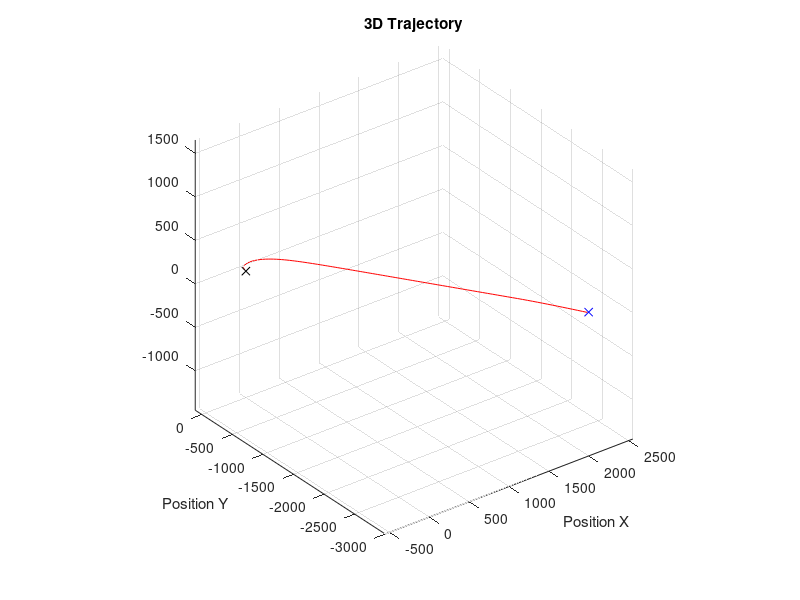
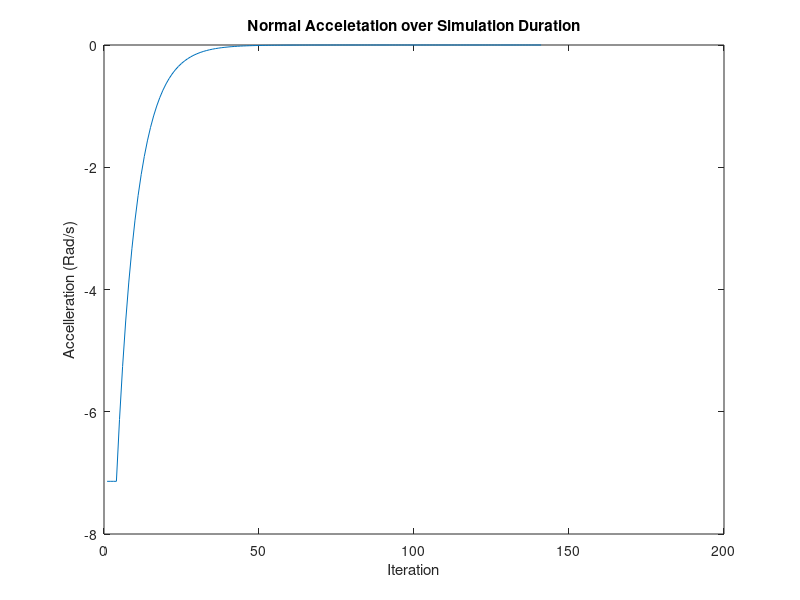
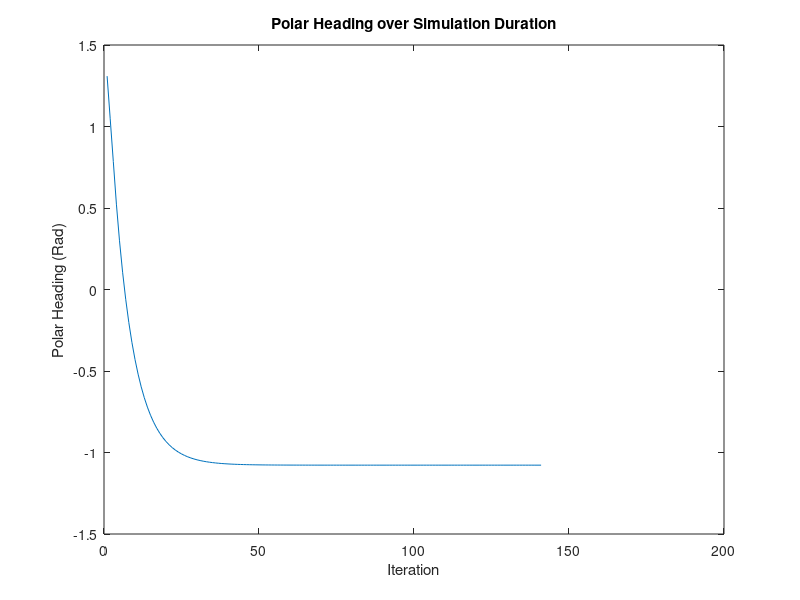
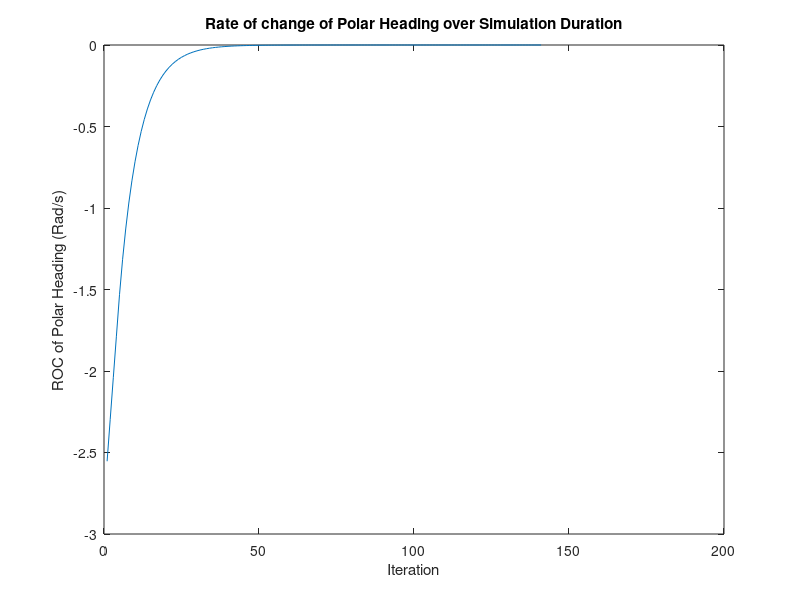

MATLAB code for these plots, in order:
% pfms3d.m
%
% DESCRIPTION:
% This script generates a simple 3D trajectory prediction model for a UAS
% in the xyz plane for the required time to reach the specified waypoint.
% The model considers the maximum turning rate and decent/climb rate of the
% UAS and utilises P control for guidance.
%
% PFMS Project, 2009
% Nicholas Rutherford

% NOTES:
% None.

% Perform Maintenance
clear all
close all
clc

%% Script Settings
% Control Settings
prediction_horizon = 10000; % Prediction Horizon
sampling_interval = 1;      % Sampling time
K = 4;                      % Proportional control gain for heading control
J = 0.05;                   % Proportional control gain for altitude control                   
prox = 25;                  % Assign simulation prox required to complete navigation
tolerance = 1E-5;           % Control Tolerance

% UAS Settings
init_loc_UAS = [0, 0 0];                                        % Initial UAS location
init_head_UAS = pi/2;                                           % Initial UAS heading (radians)
vel_UAS = 0.514444444*53;                                       % Velocity in xy plane (m/s) (Flamingo)
a_n_max = (0.514444444*53)^2/((0.514444444*53)/deg2rad(15));    % Maximum normal accelleration of the UAS (Flamingo)
v_z_max = 300*0.3048/60;                                        % Maximum climb rate (m/s) (Flamingo) (1.5240)

% Waypoint Data
waypoint = [ 2000, -3000, 200 ];  % Initial target location

% Write out intial states to console
init_cart_r = waypoint - init_loc_UAS;                                   % Initial cart range
[init_LOS, init_pol_range] = cart2pol(init_cart_r(1), init_cart_r(2));   % Initial LOS & polar range

% Calculate intial loop values required for prediction
Ts = 0:sampling_interval:prediction_horizon;    % Sampling Vector
loc_UAS = init_loc_UAS;                         % Set the loc of UAS
alpha = init_head_UAS;                          % Set heading angle
LOS_temp = init_LOS;                            % Set LOS value
temp_pol_range = init_pol_range;                % Set polar range

% DEBUG Settings
DEBUG = 0;                  % Assign debugging mode (1), Disable (0)
test_break_count = 10000;   % Assign loop break count withing DEBUG mode

% Generate variable storage vectors for plotting
loc_UAS_v = [];
a_n_v = [];
alpha_v = [];
alpha_dot_v = [];
LOS_v = [];
vel_c_v = [];
v_z_v = [];

% Simulation control variables
count = 0;                  % Assign loop counter
at_waypoint = 0;            % Assign control loop boolean value

%% Script
% Begin prediction loop
while (~at_waypoint)   
    %% CONTROL XY    
    % Calculate the range in cartesian coordinates
    cart_r = waypoint - loc_UAS;
                  
    % Calculate LOS and Range in polar coordinates
    [ LOS, pol_range ] = cart2pol(cart_r(1), cart_r(2));
    
    % Find closing velocity
    vel_c = (temp_pol_range-pol_range)/sampling_interval;
    
    % Correct loss for quadrant
    if LOS < -pi/2
        LOS = LOS + 2*pi;
    end
     
    % Calculate rate of change of LOS                      
    alpha_dot = LOS - alpha/sampling_interval;
    
    % Apply control gain    
    a_n = K*alpha_dot;     
    
    % Correct for a_n conditions
    if abs(a_n) < tolerance
        a_n = 0;        
    elseif a_n > a_n_max
        a_n = a_n_max; 
    elseif a_n < -a_n_max
        a_n = -a_n_max;
    end
    
    % If a_n is not 0, fly about a radius due to a_n
    if a_n ~= 0        
        % Find the radius the UAS is to fly about
        r = vel_UAS^2/a_n;

        % Find change in heading of UAS (angle at centre of circle)
        d_theta = (vel_UAS/sampling_interval)/r;

        % Use cosine rule to determine length of change of position
        d_length = sqrt(r^2 + r^2 - 2*r*r*cos(d_theta));

        % New position is d_theta/2 from old position/velocity
        d_position =  [(d_length*cos(alpha+(d_theta/2))) (d_length*sin(alpha+(d_theta/2))) 0];         

        % Assign new heading and UAS location
        alpha = alpha + d_theta;            % Update heading angle of UAS     
        loc_UAS = loc_UAS + d_position;     % Find next UAS location       
    else
        % Otherwise fly along heading         
        d_position = [vel_UAS*cos(alpha)*sampling_interval vel_UAS*sin(alpha)*sampling_interval 0];        
        loc_UAS = loc_UAS + d_position;
    end      
    
    %% CONTROL Z
    % Calculate the altitude difference
    delta_alt = cart_r(3);
    
    % Calculate the amount of velocity to dedicate to Z
    v_z = delta_alt*J;
    
    % Ensure the velocity component is not maxiumum ROC        
    if v_z > v_z_max
        v_z = v_z_max; 
    elseif v_z < -v_z_max
        v_z = -v_z_max;
    end
    
    % Calculate the altitude gain
    loc_UAS(3) = loc_UAS(3) + v_z*sampling_interval;
    
    %% MAINTENANCE
    
    % Aircraft Dynamic Vectors for plotting
    loc_UAS_v = [loc_UAS_v; loc_UAS];       % Create UAS Loction vector
    alpha_dot_v = [alpha_dot_v, alpha_dot]; % Create alpha_dot vector
    a_n_v = [a_n_v, a_n];                   % Create normal accelleration vector
    alpha_v = [alpha_v, alpha];             % Create alpha_dot vector
    LOS_v = [ LOS_v, LOS ];                 % Create LOS vector
    vel_c_v = [vel_c_v, vel_c];             % Create closing velocity vector
    v_z_v = [ v_z_v, v_z ];                 % Create climb velocity vector
    
    % Break from loop if at waypoint
    loc2_UAS = [ loc_UAS(1) loc_UAS(2)];
    waypoint2 = [ waypoint(1) waypoint(2)];
    %prox_UAS = norm(loc2_UAS - waypoint2);    
    prox_UAS = norm(loc_UAS - waypoint); 
    if prox_UAS < prox
        display('Aircraft Reached Waypoint');
        break;                
    end
    
    % Save the required updated variables
    LOS_temp = LOS;             % Store previous LOS of UAS 
    temp_pol_range = pol_range; % Store previous polar range
    count = count+1;            % Increment count    
    
    if DEBUG        
        % Display debug values       
        disp('DEBUG_vals = [count, cart_r, LOS, pol_range, vel_c, alpha_dot, a_n, alpha, loc_UAS]'),
        DEBUG_vals = [count, cart_r, LOS, pol_range, vel_c, alpha_dot, a_n, alpha, loc_UAS]        
        % Break at assigned count
        if count == test_break_count
            break;
        end  
    end    
end

% Write count to console
Iterations = count
Sampling_Time = sampling_interval

%/*************************************
% Plot the UAS and WAYPOINT locations
%/*************************************
figure(1)  
plot3(loc_UAS_v(:,1), loc_UAS_v(:,2), loc_UAS_v(:,3),'r')
hold on
plot3(waypoint(1), waypoint(2), waypoint(3), 'bx')
plot3(init_loc_UAS(1), init_loc_UAS(2), init_loc_UAS(3), 'kx')
xlabel('Position X'), ylabel('Position Y');
grid on;
axis('equal')
title('3D Trajectory');

%/*************************************
% Plot the UAS and DYNAMICS
%/*************************************
figure(2)
plot(a_n_v)
xlabel('Iteration'), ylabel('Accelleration (Rad/s)');
title('Normal Acceletation over Simulation Duration');

figure(3)
plot(alpha_v)
xlabel('Iteration'), ylabel('Polar Heading (Rad)');
title('Polar Heading over Simulation Duration');

figure(4)
plot(alpha_dot_v)
xlabel('Iteration'), ylabel('ROC of Polar Heading (Rad/s)');
title('Rate of change of Polar Heading over Simulation Duration');

figure(5)
plot(LOS_v)
xlabel('Iteration'), ylabel('LOS (Rad)');
title('LOS over Simulation Duration');

figure(6)
plot(vel_c_v)
xlabel('Iteration'), ylabel('Closing Velocity (m/s)');
title('Closing Velocity over Simulation Duration');

figure(7)
plot(v_z_v)
xlabel('Iteration'), ylabel('Climb Velocity (m/s)');
title('Climb Velocity over Simulation Duration');